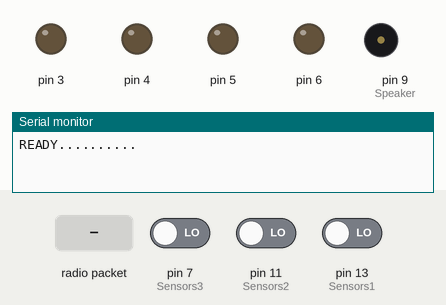
A sketch run on a simulated Arduino Uno, built with avr-gcc and run on an emulated ATmega328P. Parts: output pins drawn as LEDs (lit = HIGH), buzzer (waves = sounding, pin HIGH), the last lines printed to the serial monitor. Inputs (shaded band) come from the test bench; at power-on: pin 7 (Sensors3) LOW, pin 11 (Sensors2) LOW, pin 13 (Sensors1) LOW. Random numbers use the default seed unless the sketch sets one; no radio packets arrive unless stated.

Above: at 1.2 s.
1.3 s: radio packet "1" arrives
At 1.45 s:
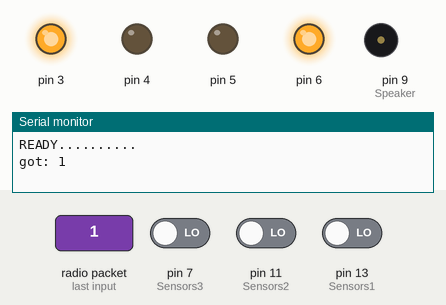
3.1 s: radio packet "6" arrives
At 4.2 s:
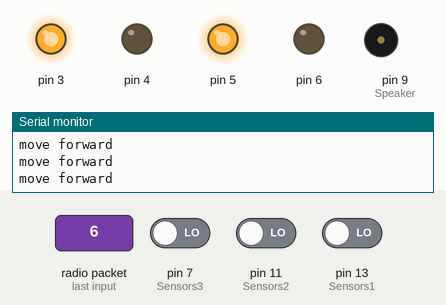
4.6 s: radio packet "7" arrives
At 5.0 s:
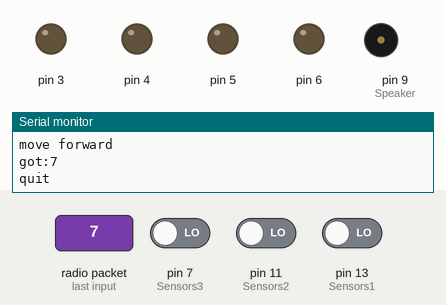
6.1 s: radio packet "2" arrives
At 6.25 s:
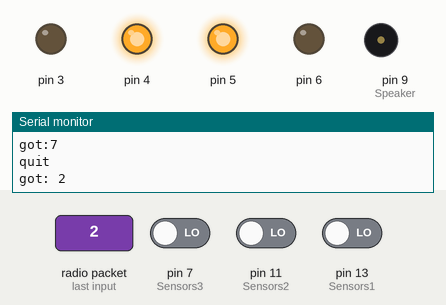
7.9 s: radio packet "4" arrives
At 9.0 s:
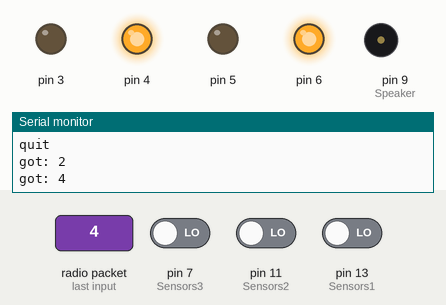
9.4 s: radio packet "5" arrives
At 10.1 s:
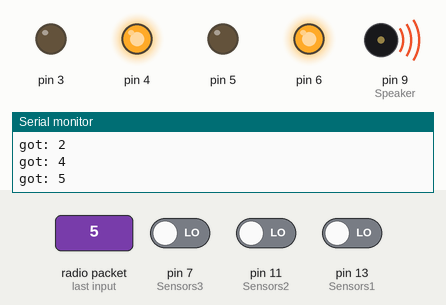
Timing chart, 0 to 11.9 s (numbered marks = the images above; inputs shaded):
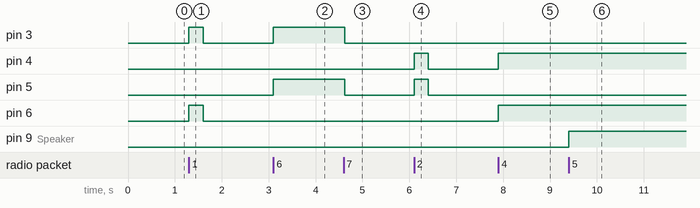

Measured:
- after the input at 1.3 s, pin 3, pin 6: LOW → HIGH at once, → LOW 0.30 s later
- after the input at 3.1 s, pin 3, pin 5: LOW → HIGH at once
- after the input at 4.6 s, pin 3, pin 5: HIGH → LOW at once
- after the input at 6.1 s, pin 4, pin 5: LOW → HIGH at once, → LOW 0.30 s later
- after the input at 7.9 s, pin 4, pin 6: LOW → HIGH at once
- after the input at 9.4 s, pin 9 (Speaker): LOW → HIGH at once

The sketch:

Recei.ino
```cpp
#include <VirtualWire.h>

int Speaker = 9;
int Sensors1 = 13;
int Sensors2 = 11;
int Sensors3 = 7;
byte msg[VW_MAX_MESSAGE_LEN];
byte msgLen = VW_MAX_MESSAGE_LEN;

void setup()
{
  Serial.begin(9600);
  Serial.println("READY..........");
  vw_setup(1024);                             // cài đặt tốc độ truyền tín hiệu
  vw_set_rx_pin(8);                           // cài đặt chân digital để nhận tín hiệu
  vw_rx_start();                              // bắt đầu nhận tín hiệu

  pinMode(3, OUTPUT);
  pinMode(4, OUTPUT);
  pinMode(5, OUTPUT);
  pinMode(6, OUTPUT);
  pinMode(Speaker, OUTPUT);

}
void rotateLeft()
{
  digitalWrite(3, HIGH);
  digitalWrite(4, LOW);
  digitalWrite(5, LOW);
  digitalWrite(6, HIGH);
}
void rotateRight()
{
  digitalWrite(3, LOW);
  digitalWrite(4, HIGH);
  digitalWrite(5, HIGH);
  digitalWrite(6, LOW);
}
void moveForward()
{
  digitalWrite(3, HIGH);
  digitalWrite(4, LOW);
  digitalWrite(5, HIGH);
  digitalWrite(6, LOW);
}
void moveDown()
{
  digitalWrite(3, LOW);
  digitalWrite(4, HIGH);
  digitalWrite(5, LOW);
  digitalWrite(6, HIGH);
}
void moveLeft()
{
  digitalWrite(3, HIGH);
  digitalWrite(4, LOW);
  digitalWrite(5, LOW);
  digitalWrite(6, LOW);
}
void moveRight()
{
  digitalWrite(3, LOW);
  digitalWrite(4, LOW);
  digitalWrite(5, HIGH);
  digitalWrite(6, LOW);
}
void Stop()
{
  digitalWrite(9, LOW);
  digitalWrite(3, LOW);
  digitalWrite(4, LOW);
  digitalWrite(5, LOW);
  digitalWrite(6, LOW);
}
void SpeakerAction()
{
  digitalWrite(Speaker, HIGH);

}
void Auto()
{
  bool A = false;
  while (true)
  {
    int ScanForward = digitalRead(Sensors1);
    int ScanLeft = digitalRead(Sensors2);
    int ScanRight = digitalRead(Sensors3);


    int rd;
    while (ScanForward == 0 && ScanLeft == 0 && ScanRight == 0)
    {
      moveForward();
      Serial.println("move forward");
      ScanForward = digitalRead(Sensors1);
      ScanLeft = digitalRead(Sensors2);
      ScanRight = digitalRead(Sensors3);


      if (vw_get_message(msg, &msgLen))
      {
        if (msg[0] == '7')
        {
          Serial.println("got:7");
          Serial.println("quit");
          Stop();
          A = true;
          break;
        }
      }
    }
    if (A)
    {
      Stop();
      break;
    }

  rd = random(0, 2);
  if (rd == 0)
  {
    moveDown();
    delay(500);

    Serial.println("rotateLeft");
    rotateLeft();
    delay(500);

    Stop();
  }
  else
  {
    Serial.println("rotateRight");
    moveDown();
    delay(500);
    rotateRight();
    delay(500);
    Stop();


  }

}

}
void Executed(char msg)
{
  Serial.print("got: ");
    Serial.println(msg);

  if (msg == '1')
  {
    rotateLeft();
    delay(300);
    Stop();
  }
  else if (msg == '2')
  {
    rotateRight();
    delay(300);
    Stop();
  }
  else if (msg == '3')
  {
    moveForward();
  }
  else if (msg == '4')
  {
    moveDown();
  }
  else if (msg == '5')
  {
    SpeakerAction();
  }
  else if (msg == '6')
  {
    Auto();
  }
  else if(msg=='0')
  {
  Stop();
  }
//  delay(1000);

}

void loop()
{
  if (vw_get_message(msg, &msgLen))            // nếu có tín hiệu được truyền đến
  {
   char signal = msg[0];
//   Serial.println(signal);
//  signal=msg[1];
//   Serial.println(signal);
    Executed(signal);
delay(100);
  }


}
```
